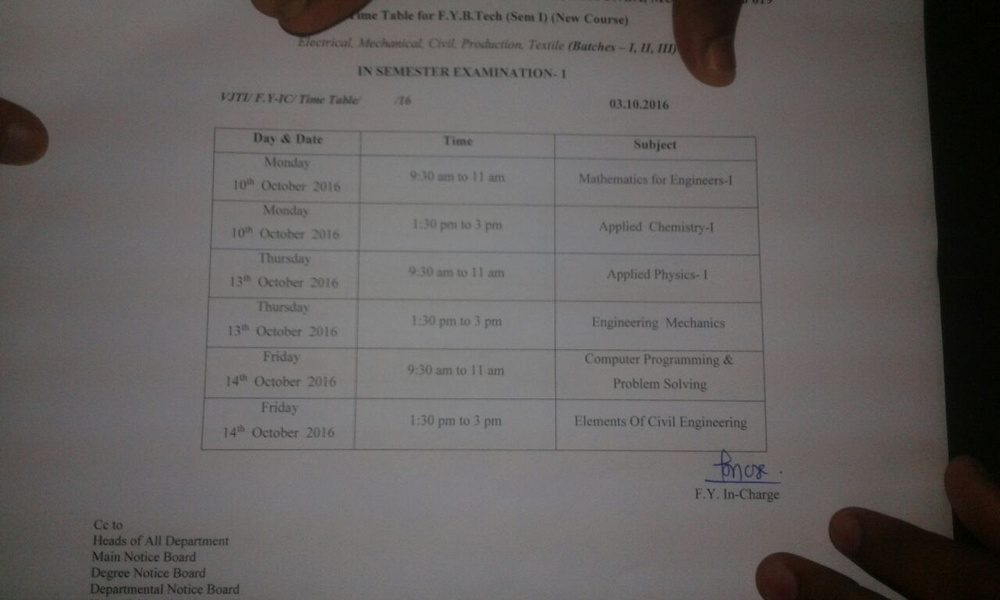
#> input picture ip python/IMG-20161003-WA0002.jpg, 1000 x 600 px, shrunk from 1280 x 768 before the run
$ python ip9.py
#> lines starting #> are read from the running program, lines starting #| are printed output that depends on the picture; after the words box and inside, x2 and y2 are one past the last pixel; in counts of white or black regions, pixels touching at a corner belong together
import cv2
import numpy as np


img = cv2.imread('IMG-20161003-WA0002.jpg',0)
#> img: shape (600, 1000); min 1, max 137, mean 97.4
img = cv2.medianBlur(img,5)

ret,th1 = cv2.threshold(img,127,255,cv2.THRESH_BINARY)
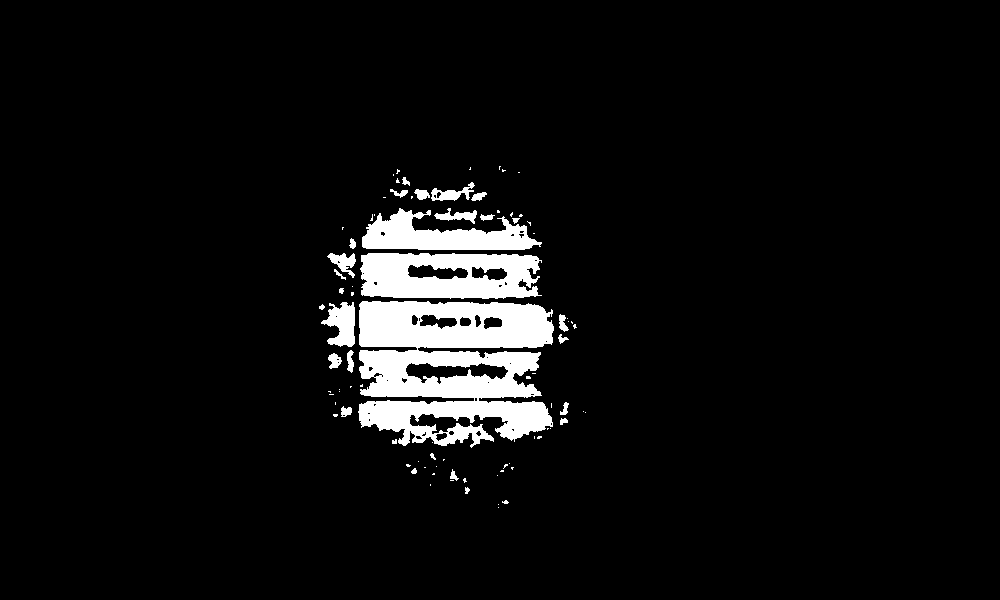
#> th1: shape (600, 1000); 5.7% white; 87 white regions (58 under 20 px), largest, box (x1, y1, x2, y2) and area: (358, 301, 554, 448) 19970, (360, 253, 542, 299) 6631, (362, 208, 542, 250) 4092
th2 = cv2.adaptiveThreshold(img,255,cv2.ADAPTIVE_THRESH_MEAN_C,\
            cv2.THRESH_BINARY,11,2)
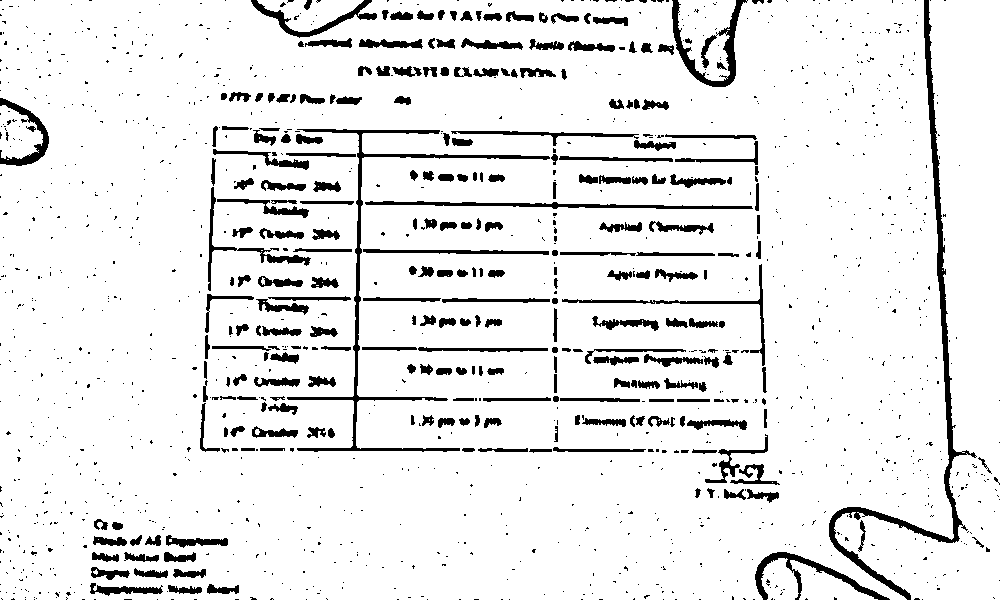
#> th2: shape (600, 1000); 91.3% white; 1426 black regions (1158 under 20 px), largest, box (x1, y1, x2, y2) and area: (829, 0, 977, 600) 4663, (287, 129, 550, 452) 3211, (672, 0, 748, 87) 1623
th3 = cv2.adaptiveThreshold(img,255,cv2.ADAPTIVE_THRESH_GAUSSIAN_C,\
            cv2.THRESH_BINARY,11,2)
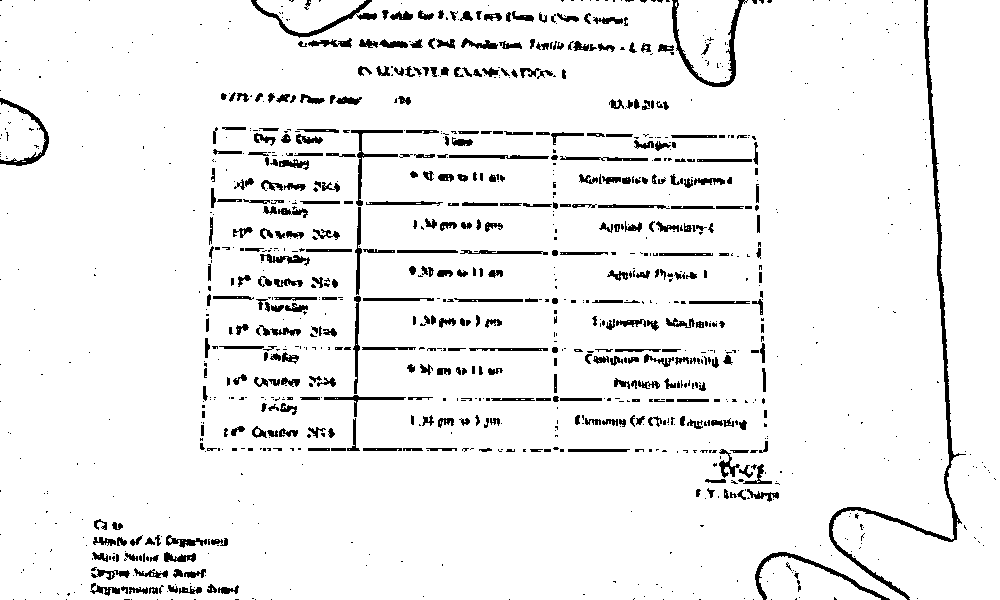
#> th3: shape (600, 1000); 93.7% white; 1096 black regions (684 under 20 px), largest, box (x1, y1, x2, y2) and area: (829, 0, 966, 600) 3149, (672, 0, 748, 87) 944, (755, 552, 890, 600) 724

titles = ['Original Image', 'Global Thresholding (v = 127)',
            'Adaptive Mean Thresholding', 'Adaptive Gaussian Thresholding']
images = [img, th1, th2, th3]

cv2.imshow("original", img)
cv2.imshow("th1", th1)
cv2.imshow("th2", th2)
cv2.imshow("th3", th3)
